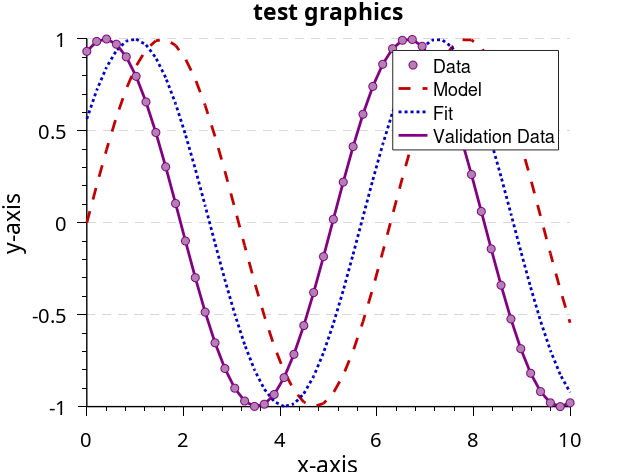

Source code (MATLAB): (Note: this script raises an error after producing the figure.)
clf; clc; clear all;

addpath('../latexfigure/');

figure_width  = 8*2;
figure_height = 6*2;
FontSize = 11*1.5;
FontName = 'MyriadPro-Regular';

xaxis = linspace(0,10,50);
data1 =sin(xaxis);
data2 =sin(xaxis + 0.6);
data3 =sin(xaxis + 1.2);

hfig  = figure(1); clf;
    set(gcf, 'units', 'centimeters', 'pos', [0 0 figure_width figure_height])
    set(gcf, 'PaperPositionMode', 'auto');
    set(gcf, 'Color', [1 1 1]); % Sets figure background
    set(gca, 'Color', [1 1 1]); % Sets axes background
    set(gcf, 'Renderer', 'painters');  % 

hLine1 = line(xaxis, data1);
hLine2 = line(xaxis, data2);
hLine3 = line(xaxis, data3);
hdots = line(xaxis, data3);


set(hLine1                        , ...
  'LineStyle'       , '--'        , ...
  'LineWidth'       , 2           , ... 
  'Color'           , [0.75 0 0]  );

set(hLine2                        , ...
  'LineStyle'       , ':'         , ...
  'LineWidth'       , 2           , ...   
  'Color'           , [0 0 0.75]  );

set(hLine3                        , ...
  'LineStyle'       , '-'         , ...
  'LineWidth'       , 2           , ...   
  'Color'           , [0.5 0 0.5]  );

set(hdots                         , ...
  'LineStyle'       , 'none'      , ...
  'Marker'          , 'o'         , ...
  'MarkerSize'      , 6           , ...
  'MarkerEdgeColor' , [.5 .0 .5]  , ...
  'MarkerFaceColor' , [.7 .5 .7]  );


hTitle  = title ('test graphics');
hXLabel = xlabel('x-axis');
hYLabel = ylabel('y-axis');

hLegend = legend( ...
  [hdots, hLine1, hLine2, hLine3], ...
  'Data' , ...
  'Model'    , ...  
  'Fit'      , ...
  'Validation Data'       , ...  
  'location', 'Best' );


set( gca                       , ...
    'FontName'   , FontName );
set([hTitle, hXLabel, hYLabel], ...
    'FontName'   , FontName);
set([hLegend, gca]             , ...
    'FontSize'   , FontSize - 2);
set([hXLabel, hYLabel]  , ...
    'FontSize'   , FontSize    );
set( hTitle                    , ...
    'FontSize'   , FontSize    , ...
    'FontWeight' , 'bold'      );

set(gca, ...
  'Box'         , 'off'     , ...
  'TickDir'     , 'out'     , ...
  'TickLength'  , [.02 .02] , ...
  'XMinorTick'  , 'on'      , ...
  'YMinorTick'  , 'on'      , ...
  'YGrid'       , 'on'      , ...
  'XColor'      , [.0 .0 .0], ...
  'YColor'      , [.0 .0 .0], ...
  'YTick'       , -1:0.5:1, ...
  'GridLineStyle','--', ...
  'LineWidth'   , 1.0         );


latexPackages = ['\usepackage{charter}\n \renewcommand{\sfdefault}{bch}\n \renewcommand{\rmdefault}{bch}'];
latexfigure(hfig,'latexfigure','eps','packages', latexPackages);
latexfigure(hfig,'latexfigure','png','packages', latexPackages);
latexfigure(hfig,'latexfigure','pdf','packages', latexPackages);
